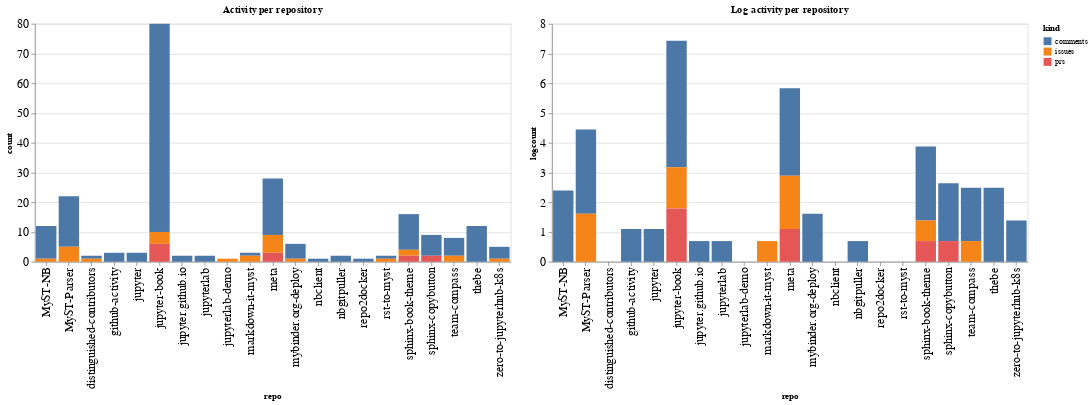

Here is the notebook cell this chart was saved with:
### Code cell
ch1 = alt.Chart(repo_summaries, width=600, title="Activity per repository").mark_bar().encode(
    x='repo',
    y='count',
    color='kind',
    tooltip="kind"
)

ch2 = alt.Chart(repo_summaries, width=600, title="Log activity per repository").mark_bar().encode(
    x='repo',
    y='logcount',
    color='kind',
    tooltip="kind"
)

ch1 | ch2

### Figure 1 — Vega-Lite specification as saved in the notebook (floating-point values rounded to 4 significant figures)
{"config": {"axisLeft": {"labelFontSize": 15}, "axisBottom": {"labelFontSize": 15}}, "hconcat": [{"mark": "bar", "encoding": {"color": {"type": "nominal", "field": "kind"}, "tooltip": {"type": "nominal", "field": "kind"}, "x": {"type": "nominal", "field": "repo"}, "y": {"type": "quantitative", "field": "count"}}, "title": "Activity per repository", "width": 600}, {"mark": "bar", "encoding": {"color": {"type": "nominal", "field": "kind"}, "tooltip": {"type": "nominal", "field": "kind"}, "x": {"type": "nominal", "field": "repo"}, "y": {"type": "quantitative", "field": "logcount"}}, "title": "Log activity per repository", "width": 600}], "data": {"name": "data-da5dde1decf46fe40174488f2cb63515"}, "$schema": "https://vega.github.io/schema/vega-lite/v4.8.1.json", "datasets": {"data-da5dde1decf46fe40174488f2cb63515": [{"repo": "MyST-NB", "kind": "comments", "count": 11, "logcount": 2.398}, {"repo": "MyST-NB", "kind": "issues", "count": 1, "logcount": 0.0}, {"repo": "MyST-Parser", "kind": "comments", "count": 17, "logcount": 2.833}, {"repo": "MyST-Parser", "kind": "issues", "count": 5, "logcount": 1.609}, {"repo": "distinguished-contributors", "kind": "comments", "count": 1, "logcount": 0.0}, {"repo": "distinguished-contributors", "kind": "issues", "count": 1, "logcount": 0.0}, {"repo": "github-activity", "kind": "comments", "count": 3, "logcount": 1.099}, {"repo": "jupyter", "kind": "comments", "count": 3, "logcount": 1.099}, {"repo": "jupyter-book", "kind": "comments", "count": 70, "logcount": 4.248}, {"repo": "jupyter-book", "kind": "issues", "count": 4, "logcount": 1.386}, {"repo": "jupyter-book", "kind": "prs", "count": 6, "logcount": 1.792}, {"repo": "jupyter.github.io", "kind": "comments", "count": 2, "logcount": 0.6931}, {"repo": "jupyterlab", "kind": "comments", "count": 2, "logcount": 0.6931}, {"repo": "jupyterlab-demo", "kind": "issues", "count": 1, "logcount": 0.0}, {"repo": "markdown-it-myst", "kind": "comments", "count": 1, "logcount": 0.0}, {"repo": "markdown-it-myst", "kind": "issues", "count": 2, "logcount": 0.6931}, {"repo": "meta", "kind": "comments", "count": 19, "logcount": 2.944}, {"repo": "meta", "kind": "issues", "count": 6, "logcount": 1.792}, {"repo": "meta", "kind": "prs", "count": 3, "logcount": 1.099}, {"repo": "mybinder.org-deploy", "kind": "comments", "count": 5, "logcount": 1.609}, {"repo": "mybinder.org-deploy", "kind": "issues", "count": 1, "logcount": 0.0}, {"repo": "nbclient", "kind": "comments", "count": 1, "logcount": 0.0}, {"repo": "nbgitpuller", "kind": "comments", "count": 2, "logcount": 0.6931}, {"repo": "repo2docker", "kind": "comments", "count": 1, "logcount": 0.0}, {"repo": "rst-to-myst", "kind": "comments", "count": 1, "logcount": 0.0}, {"repo": "rst-to-myst", "kind": "issues", "count": 1, "logcount": 0.0}, {"repo": "sphinx-book-theme", "kind": "comments", "count": 12, "logcount": 2.485}, {"repo": "sphinx-book-theme", "kind": "issues", "count": 2, "logcount": 0.6931}, {"repo": "sphinx-book-theme", "kind": "prs", "count": 2, "logcount": 0.6931}, {"repo": "sphinx-copybutton", "kind": "comments", "count": 7, "logcount": 1.946}, {"repo": "sphinx-copybutton", "kind": "prs", "count": 2, "logcount": 0.6931}, {"repo": "team-compass", "kind": "comments", "count": 6, "logcount": 1.792}, {"repo": "team-compass", "kind": "issues", "count": 2, "logcount": 0.6931}, {"repo": "thebe", "kind": "comments", "count": 12, "logcount": 2.485}, {"repo": "zero-to-jupyterhub-k8s", "kind": "comments", "count": 4, "logcount": 1.386}, {"repo": "zero-to-jupyterhub-k8s", "kind": "issues", "count": 1, "logcount": 0.0}]}}
